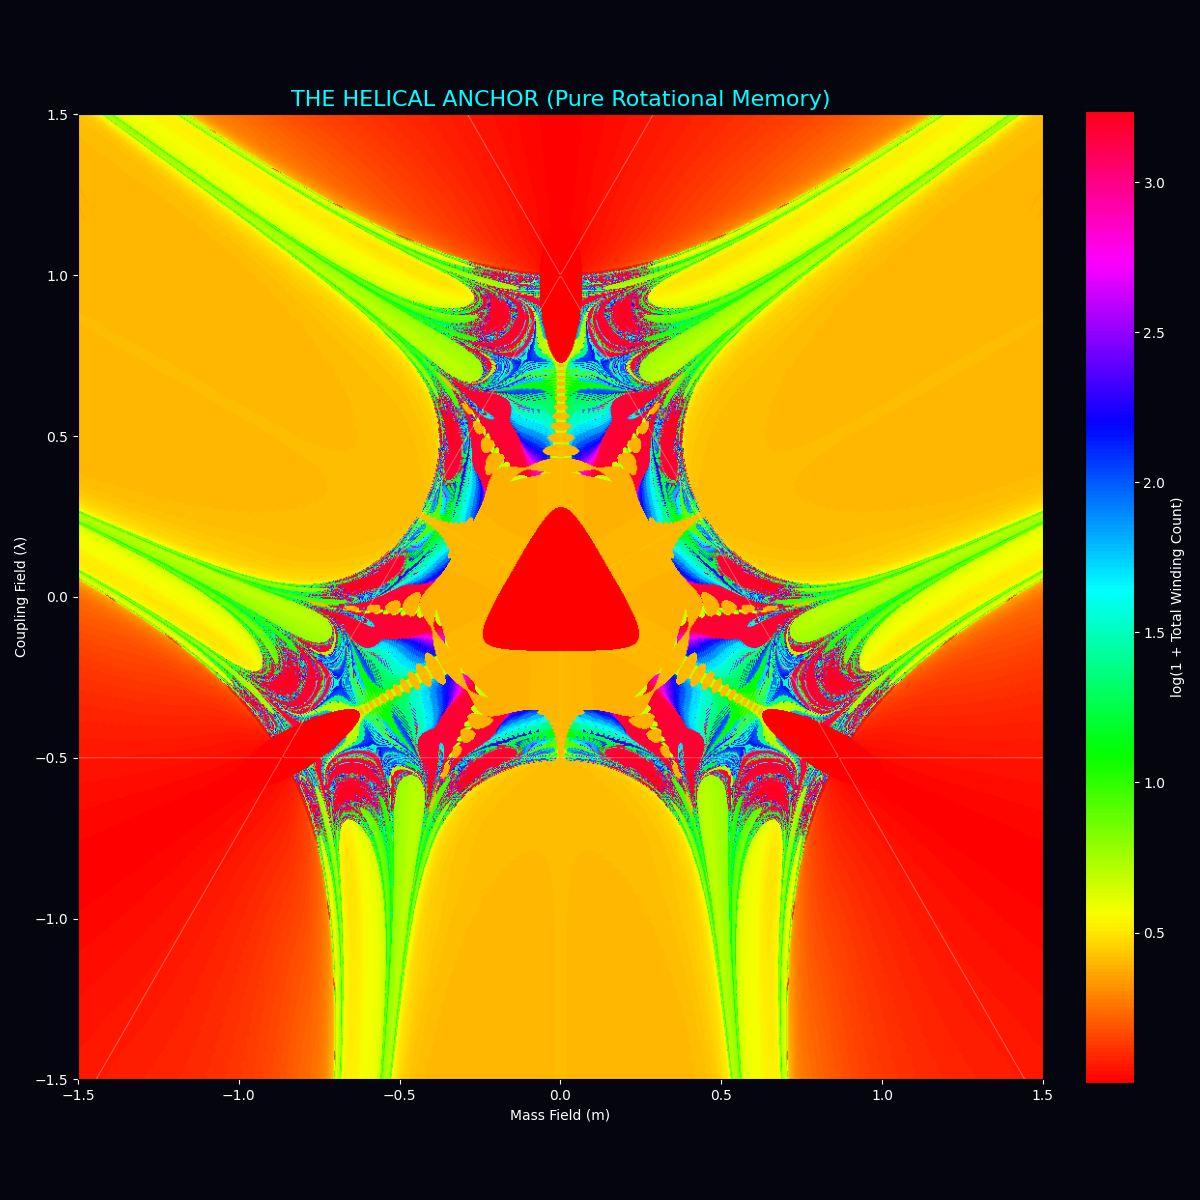

Write the Python code that produced this figure.
import numpy as np
import matplotlib.pyplot as plt
import logging
from matplotlib.colors import LinearSegmentedColormap

# Configure logging
logging.basicConfig(level=logging.INFO, format='[%(levelname)s] %(message)s')
logger = logging.getLogger("HELICAL_ANCHOR")

class HelicalAnchor:
    def __init__(self, resolution=1000, damping=0.015):
        """
        THE HELICAL ANCHOR
        Maps the 'Helicity' structure of the fractal by tracking the total 
        angle of rotation (Winding Count) instead of distance traveled.
        
        damping: The friction coefficient (The rate of energy theft).
        """
        self.res = resolution
        self.gamma = damping # Friction
        self.dt = 0.05
        self.max_steps = 3000
        self.bounds = 1.5 # Viewing the central well
        
    def gradient(self, m, l):
        # Hénon-Heiles Potential Gradient
        dm = m + 2 * m * l
        dl = l + (m**2 - l**2)
        return dm, dl

    def run_sedimentation(self):
        logger.info(f"[-] ISOLATING ROTATIONAL MEMORY ({self.res}x{self.res})...")
        logger.info(f"[-] Friction Coefficient: {self.gamma}")
        
        # 1. Initialize Grid (High Energy Start)
        m_vals = np.linspace(-self.bounds, self.bounds, self.res)
        l_vals = np.linspace(-self.bounds, self.bounds, self.res)
        M, L = np.meshgrid(m_vals, l_vals)
        
        # Flatten for computation
        m, l = M.flatten(), L.flatten()
        vm = np.zeros_like(m)
        vl = np.zeros_like(l)
        
        # Metric: TOTAL ANGLE WINDING (Helicity)
        # We count the total absolute angle traversed before stopping.
        total_winding = np.zeros_like(m, dtype=np.float32)
        # Initial angle for all points
        prev_ang = np.arctan2(l, m) 
        active = np.ones_like(m, dtype=bool)
        
        # Integration Loop (Dissipative)
        for t in range(self.max_steps):
            if t % 500 == 0:
                active_count = np.sum(active)
                logger.info(f"    Step {t}/{self.max_steps} | Active Orbiters: {active_count}")
                if active_count == 0: break
            
            # --- Subset to active particles ---
            m_a, l_a, vm_a, vl_a = m[active], l[active], vm[active], vl[active]
            
            # 1. Calculate Force
            grad_m, grad_l = self.gradient(m_a, l_a)
            
            # 2. Update Velocity with DAMPING
            vm_a += (-grad_m - self.gamma * vm_a) * self.dt
            vl_a += (-grad_l - self.gamma * vl_a) * self.dt
            
            # 3. Update Position
            m_a += vm_a * self.dt
            l_a += vl_a * self.dt
            
            # 4. Measure "Life" (Total Angle Winding)
            curr_ang = np.arctan2(l_a, m_a)
            delta = curr_ang - prev_ang[active]
            
            # Vectorized Unwrap: Handles the jump from +pi to -pi (or vice-versa)
            delta = np.where(delta > np.pi, delta - 2*np.pi, delta)
            delta = np.where(delta < -np.pi, delta + 2*np.pi, delta)
            
            total_winding[active] += np.abs(delta)
            prev_ang[active] = curr_ang # Update previous angle for next step

            # --- Write back the updated values ---
            m[active], l[active], vm[active], vl[active] = m_a, l_a, vm_a, vl_a
            
            # 5. Check "Death" (Stop condition)
            # If speed is near zero, they have settled (frozen)
            speed = np.sqrt(vm_a**2 + vl_a**2)
            stopped = (speed < 0.01)
            escaped = (m_a**2 + l_a**2 > 10.0)
            
            current_active_mask = stopped | escaped
            active[active] = ~current_active_mask

        return total_winding.reshape(self.res, self.res)

    def render(self):
        data = self.run_sedimentation()
        
        logger.info("[-] Developing Helicity Map...")
        
        fig, ax = plt.subplots(figsize=(12, 12), facecolor='#050510')
        
        # Log scale to visually enhance the structure of inner spirals
        plot_data = np.log1p(data / (2 * np.pi)) # Normalize to log(1 + Winding Counts)
        
        # Use a cyclic colormap (hsv) to emphasize phase/winding boundaries
        # Magma is also good for intensity, but let's try hsv to distinguish the spirals
        im = ax.imshow(plot_data, origin='lower', cmap='hsv',
                       extent=[-self.bounds, self.bounds, -self.bounds, self.bounds])
        
        # Overlay the Theoretical Stability Triangle
        m_tri = np.linspace(-self.bounds, self.bounds, 500)
        l_tri = np.linspace(-self.bounds, self.bounds, 500)
        Mt, Lt = np.meshgrid(m_tri, l_tri)
        V = 0.5*(Mt**2 + Lt**2) + (Mt**2*Lt - Lt**3/3.0)
        ax.contour(Mt, Lt, V, levels=[1.0/6.0], colors='white', linewidths=0.8, alpha=0.3)
        
        ax.set_title("THE HELICAL ANCHOR (Pure Rotational Memory)", color='cyan', fontsize=16)
        ax.set_xlabel('Mass Field (m)', color='white')
        ax.set_ylabel('Coupling Field (λ)', color='white')
        ax.tick_params(colors='white')
        ax.axis('on')
        
        cbar = plt.colorbar(im, ax=ax, fraction=0.046, pad=0.04)
        cbar.set_label('log(1 + Total Winding Count)', color='white')
        cbar.ax.yaxis.set_tick_params(color='white')
        plt.setp(plt.getp(cbar.ax.axes, 'yticklabels'), color='white')
        
        plt.tight_layout()
        plt.savefig("helical_entropy_anchor.png")
        logger.info("[+] Helicity map saved to 'helical_entropy_anchor.png'")
        plt.show()

if __name__ == "__main__":
    anchor = HelicalAnchor(resolution=1000, damping=0.015)
    anchor.render()
